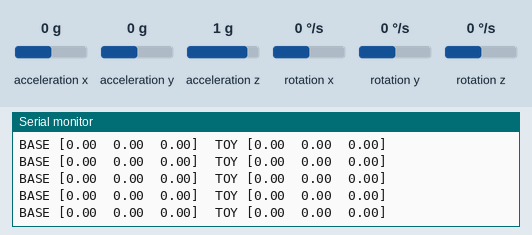
A sketch run on a simulated ESP8266 (NodeMCU). Shown: the last lines printed to the serial monitor. Wiring (inferred from the names in the program): MPU-6050 motion sensor at I2C address 0x68; MPU-6050 motion sensor at I2C address 0x69. The test bench sets the inputs (shaded band); at power-on: acceleration x 0 g, acceleration y 0 g, acceleration z 1 g, rotation x 0 °/s, rotation y 0 °/s, rotation z 0 °/s. WiFi joins after 1.5 s; servers stay silent unless stated; the ROS host is connected and sends only what is stated.

Above: at 4.7 s.
4.8 s: acceleration x set to -1.4 g
At 4.81 s:
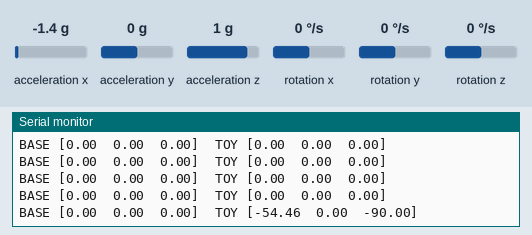
6.3 s: acceleration y set to -1.4 g
At 6.32 s:
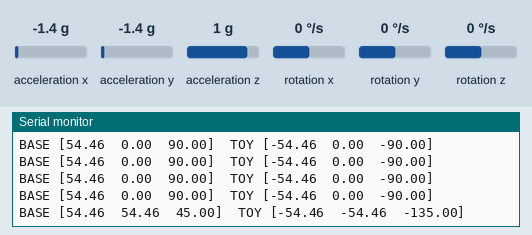
7.8 s: acceleration z set to -1.4 g
At 7.84 s:
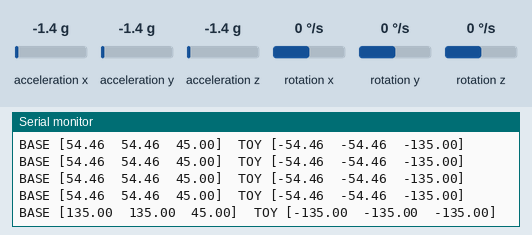
Timing chart, 0 to 10.8 s (numbered marks = the images above; inputs shaded):
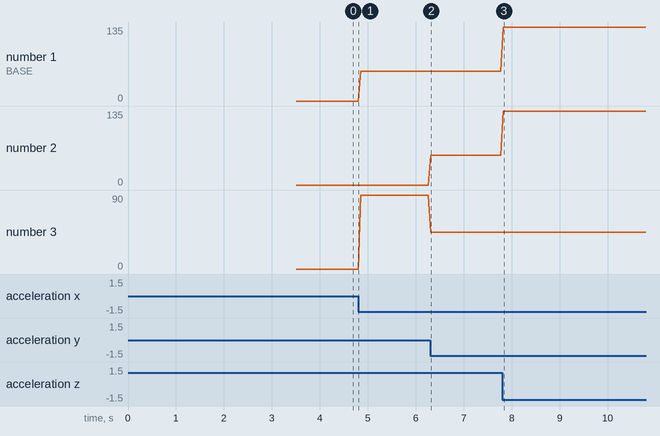

Measured:
- after the input at 4.8 s, the serial monitor: prints a new line at once (image 1)
- after the input at 6.3 s, the serial monitor: prints a new line at once (image 2)
- after the input at 7.8 s, the serial monitor: prints a new line at once (image 3)
- plotted number 1: 0 → 54.46 after the input at 4.8 s, 54.46 → 135 after the input at 7.8 s
- plotted number 2: 54.46 → 135 after the input at 7.8 s
- plotted number 3: 0 → 90 after the input at 4.8 s, 90 → 45 after the input at 6.3 s

The sketch:

esp8266_toycon_ros.ino
```cpp
#include <ESP8266WiFi.h>
#include <ros.h>
#include <Wire.h>
#include <geometry_msgs/Twist.h>
//#include <tf/transform_broadcaster.h>

#define MPU6050_TOY_ADDR 0x68
#define MPU6050_BASE_ADDR 0x69
#define MPU6050_AX  0x3B
#define MPU6050_AY  0x3D
#define MPU6050_AZ  0x3F
#define MPU6050_TP  0x41    //  data not used
#define MPU6050_GX  0x43
#define MPU6050_GY  0x45
#define MPU6050_GZ  0x47

#define DEBUG 1

float base_acc_x, base_acc_y, base_acc_z;
float toy_acc_x,  toy_acc_y,  toy_acc_z;
float base_acc_angle_x, base_acc_angle_y, base_acc_angle_z;
float toy_acc_angle_x, toy_acc_angle_y, toy_acc_angle_z;


// WiFi configuration. Replace '***' with your data

// hirose_home
//const char* ssid     = "Buffalo-G-6FD0";
//const char* password = "5s3rhewh3uytn";
//IPAddress server(192,168,0,21);      // Set the rosserial socket ROSCORE SERVER IP address

//demo
const char* ssid     = "0024A5B643EE";
const char* password = "mup6255v0fwev";
IPAddress server(192,168,11,3);      // Set the rosserial socket ROSCORE SERVER IP address
const uint16_t serverPort = 11411;    // Set the rosserial socket server port

void setupWiFi() {                    // connect to ROS server as as a client
  if(DEBUG){
    Serial.print("Connecting to ");
    Serial.println(ssid);
    WiFi.begin(ssid, password);
  }
  while (WiFi.status() != WL_CONNECTED) {
    delay(500);
  }
  if(DEBUG){
    Serial.println("");
    Serial.println("WiFi connected");
    Serial.println("IP address: ");
    Serial.println(WiFi.localIP());
  }
}


// ROS nodes //
ros::NodeHandle nh;
//tf::TransformBroadcaster broadcaster;
geometry_msgs::Twist cmdvel_msg;        //

ros::Publisher pub_cmdvel("/toycon/cmd_vel", &cmdvel_msg);

void setup() {
  Serial.begin(115200);
  setupWiFi();
  delay(2000);
// Ros objects constructors
  nh.getHardware()->setConnection(server, serverPort);
  nh.initNode();
//  broadcaster.init(nh);
  nh.advertise(pub_cmdvel);

  //  i2c as a master
  Wire.begin();
  //  wake it up
  Wire.beginTransmission(MPU6050_BASE_ADDR);
  Wire.write(0x6B);
  Wire.write(0);
  Wire.endTransmission();

  Wire.beginTransmission(MPU6050_TOY_ADDR);
  Wire.write(0x6B);
  Wire.write(0);
  Wire.endTransmission();

  //set cmd_vel initial
  cmdvel_msg.linear.x = 0.0;
  cmdvel_msg.linear.y = 0.0;
  cmdvel_msg.linear.z = 0.0;
  cmdvel_msg.angular.x = 0.0;
  cmdvel_msg.angular.y = 0.0;
  cmdvel_msg.angular.z = 0.0;
  pub_cmdvel.publish( &cmdvel_msg );
}

void loop() {
  if (nh.connected()) {
    //  send MPU6050_BASE_ADDR
    //  send start address
    Wire.beginTransmission(MPU6050_BASE_ADDR);
    Wire.write(MPU6050_AX);
    Wire.endTransmission();
    //  request 14bytes (int16 x 7)
    Wire.requestFrom(MPU6050_BASE_ADDR, 14);

    //  get 14bytes
    short int AccX, AccY, AccZ;
    AccX = Wire.read() << 8;  AccX |= Wire.read();
    AccY = Wire.read() << 8;  AccY |= Wire.read();
    AccZ = Wire.read() << 8;  AccZ |= Wire.read();

    //  X/Y方向を反転
    AccX = AccX * -1.0;
    AccY = AccY * -1.0;

    // 取得した加速度値を分解能で割って加速度(G)に変換する
    base_acc_x = AccX / 16384.0; //FS_SEL_0 16,384 LSB / g
    base_acc_y = AccY / 16384.0;
    base_acc_z = AccZ / 16384.0;

    // 加速度からセンサ対地角を求める
    base_acc_angle_x = atan2(base_acc_x, base_acc_z) * 360 / 2.0 / PI;
    base_acc_angle_y = atan2(base_acc_y, base_acc_z) * 360 / 2.0 / PI;
    base_acc_angle_z = atan2(base_acc_x, base_acc_y) * 360 / 2.0 / PI;


    //  send MPU6050_TOY_ADDR
    //  send start address
    Wire.beginTransmission(MPU6050_TOY_ADDR);
    Wire.write(MPU6050_AX);
    Wire.endTransmission();
    //  request 14bytes (int16 x 7)
    Wire.requestFrom(MPU6050_TOY_ADDR, 14);

    //  get 14bytes
    AccX = Wire.read() << 8;  AccX |= Wire.read();
    AccY = Wire.read() << 8;  AccY |= Wire.read();
    AccZ = Wire.read() << 8;  AccZ |= Wire.read();

    // 取得した加速度値を分解能で割って加速度(G)に変換する
    toy_acc_x = AccX / 16384.0; //FS_SEL_0 16,384 LSB / g
    toy_acc_y = AccY / 16384.0;
    toy_acc_z = AccZ / 16384.0;

    // 加速度からセンサ対地角を求める
    toy_acc_angle_x = atan2(toy_acc_x, toy_acc_z) * 360 / 2.0 / PI;
    toy_acc_angle_y = atan2(toy_acc_y, toy_acc_z) * 360 / 2.0 / PI;
    toy_acc_angle_z = atan2(toy_acc_x, toy_acc_y) * 360 / 2.0 / PI;

    //  debug monitor
    if(DEBUG){
      Serial.print("BASE ["); Serial.print(base_acc_angle_x);
      Serial.print("  "); Serial.print(base_acc_angle_y);
      Serial.print("  "); Serial.print(base_acc_angle_z);
      Serial.print("]  TOY ["); Serial.print(toy_acc_angle_x);
      Serial.print("  "); Serial.print(toy_acc_angle_y);
      Serial.print("  "); Serial.print(toy_acc_angle_z);
      Serial.println("]");
    }

    // cmd_vel判定① : linear.x
    // TOY y角とBASE y角に対してTOY y角が90°以上になった場合、Baseとの差分角分の前進命令を送る
    float max_linear = 0.5;
    float start_angle = 90;
    float max_angle = 180;
    float diff_angle_handle;
    diff_angle_handle = toy_acc_angle_y - base_acc_angle_y;
    if(diff_angle_handle < 0 )  diff_angle_handle = 360 + diff_angle_handle;

    if(diff_angle_handle  < start_angle ){
      cmdvel_msg.linear.x = 0.0;
    }else if(diff_angle_handle  > max_angle){
      cmdvel_msg.linear.x = max_linear;
    }else{
      cmdvel_msg.linear.x = max_linear * ( diff_angle_handle - start_angle) / (max_angle - start_angle);
    }

    // cmd_vel判定② :angular.z
    //　BASE x角に応じて、左右方向の命令を送る
    if(cmdvel_msg.linear.x == 0.0){
      cmdvel_msg.angular.z = 0.0;
    }else if(base_acc_angle_x >= 30){
      cmdvel_msg.angular.z =0.5 * cmdvel_msg.linear.x /  max_linear;
      cmdvel_msg.linear.x = 0.0;
    }else if(base_acc_angle_x <= -30){
      cmdvel_msg.angular.z =-0.5 * cmdvel_msg.linear.x /  max_linear;
      cmdvel_msg.linear.x = 0.0;
    }else if(abs(base_acc_angle_x) < 30){
      cmdvel_msg.angular.z = base_acc_angle_x / 30.0;
    }

    // cmd_vel publish
    pub_cmdvel.publish( &cmdvel_msg );
  } else {
    if(DEBUG) Serial.println("Not Connected");
  }
  nh.spinOnce();
  // Loop aprox. every
  delay(50);  // milliseconds
}
```
